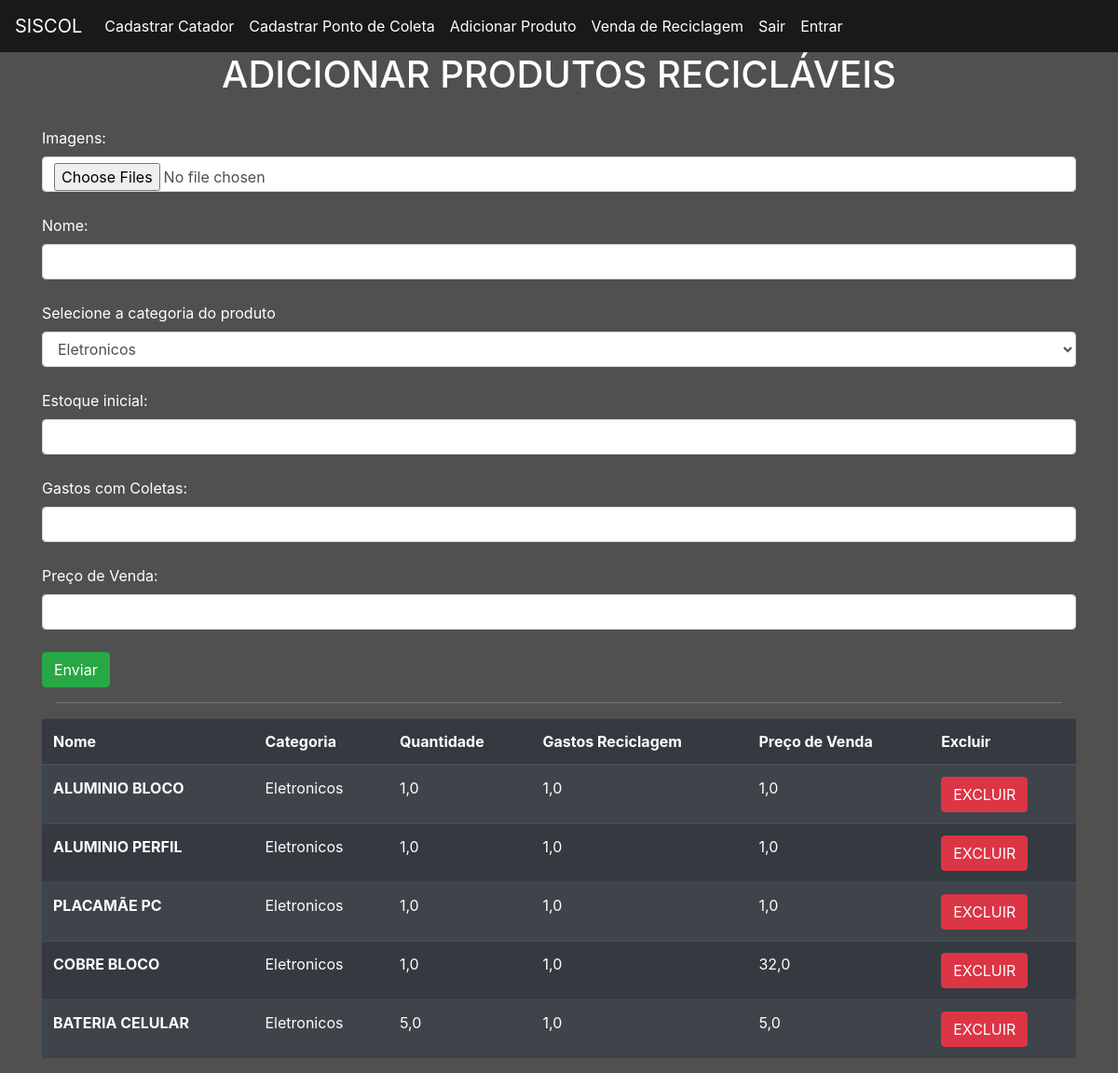
The page /reciclagem/add_produto/ on the database its author committed.
### reciclagem/models.py (models this page shows, shortened)
class Produto(models.Model):
    nome = models.CharField(max_length=40, unique=True)
    categoria = models.ForeignKey(Categoria, on_delete=models.SET_NULL, null=True)
    quantidade = models.FloatField()
    preco_compra = models.FloatField()
    preco_venda = models.FloatField()
    slug = models.SlugField(unique=True, blank=True, null=True)

class Categoria(models.Model):
    titulo = models.CharField(max_length=40)
    def __str__(self):
        return self.titulo

### reciclagem/views.py (the view, shortened to what this page needs)
# urls.py: path('add_produto/', views.add_produto, name="add_produto"),
@has_permission_decorator('cadastrar_produtos ')
def add_produto(request):
    if request.method == "GET":
        categorias = Categoria.objects.all()
        produtos = Produto.objects.all()
        return render(request, 'add_produto.html', {'categorias': categorias, 'produtos': produtos})
    messages.add_message(request, messages.SUCCESS, 'Produto Cadastrado com sucesso')
    return redirect(reverse('add_produto'))

### reciclagem/templates/add_produto.html (shortened to what this page needs)
{% extends 'base.html' %}
{% load filters %}
{% block 'body' %}
<h1 align="center">ADICIONAR PRODUTOS RECICLÁVEIS</h1>
<br>
<div class="container">
    <form action="{% url 'add_produto' %}" method="POST" enctype="multipart/form-data"> {% csrf_token %}
        <label>Imagens:</label>
        <Input class="form-control" type="file" name="imagens" multiple>
        <br>
        <label>Nome:</label>
        <Input class="form-control" type="text" name="nome">
        <br>
        <label>Selecione a categoria do produto</label>
        <select class="form-control" name="categoria">
            {% for categoria in categorias %}
                <option value="{{categoria.id}}">{{categoria.titulo}}</option>
            {% endfor %}
        </select>
        <br>
        <label>Estoque inicial:</label>
        <Input class="form-control" type="number" name="quantidade">
        <br>
        <label>Gastos com Coletas:</label>
        <Input class="form-control" type="number" name="preco_compra">
        <br>
        <label>Preço de Venda:</label>
        <Input class="form-control" type="number" name="preco_venda">
        <br>
        <Input class="btn btn-success" type="submit" value="Enviar">
    </form>
<div class="container">
    <hr style="background-color:  gray;">
    <div class="listar_produtos">
        <div class="row">
            <table class="table table-striped table-dark">
                <thead>
                <tr>
                    <th scope="col">Nome</th>
                    <th scope="col">Categoria</th>
                    <th scope="col">Quantidade</th>
                    <th scope="col">Gastos Reciclagem</th>
                    <th scope="col">Preço de Venda</th>
                    <th scope="col">Excluir</th>
                </tr>
                </thead>
                <tbody>
                    {% for produto in produtos %}
                        <tr>
                            <th>{{produto.nome }}</th>
                            <td>{{produto.categoria}}</td>
                            <td>{{produto.quantidade}}</td>
                            <td>{{produto.preco_compra}}</td>
                            <td>{{produto.preco_venda}}</td>
                            <td><a href="{% url 'excluir_produto' produto.id %}" class="btn btn-danger">EXCLUIR</a></td>
                        </tr>
                    {% endfor %}
                </tbody>
            </table>
         </div>
    </div>
</div>
{% endblock %}

### templates/static/usuarios/css/css.css (style rules this page uses)
.fundo { background-color:#505050; color:white; }

### rows shown on the page
Produto: nome "ALUMINIO BLOCO", categoria "Eletronicos", quantidade "1,0", preco_compra "1,0", preco_venda "1,0"
Produto: nome "ALUMINIO PERFIL", categoria "Eletronicos", quantidade "1,0", preco_compra "1,0", preco_venda "1,0"
Produto: nome "PLACAMÃE PC", categoria "Eletronicos", quantidade "1,0", preco_compra "1,0", preco_venda "1,0"
Produto: nome "COBRE BLOCO", categoria "Eletronicos", quantidade "1,0", preco_compra "1,0", preco_venda "32,0"
Produto: nome "BATERIA CELULAR", categoria "Eletronicos", quantidade "5,0", preco_compra "1,0", preco_venda "5,0"

### other values the page prints
form field categoria "Eletronicos"
